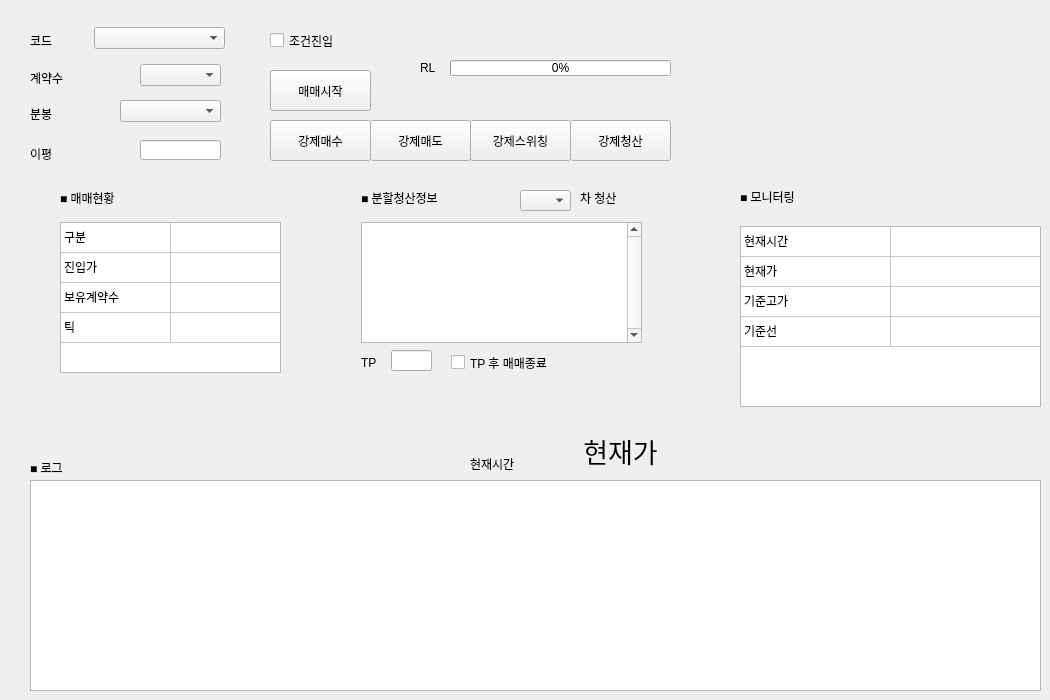
    <widget class="QWidget" name="tab">
     <attribute name="title">
      <string>이평매매</string>
     </attribute>
     <widget class="QLabel" name="time_lb_5">
      <property name="geometry">
       <rect>
        <x>30</x>
        <y>460</y>
        <width>91</width>
        <height>16</height>
       </rect>
      </property>
      <property name="text">
       <string>■ 로그</string>
      </property>
     </widget>
     <widget class="QTableWidget" name="table_tw">
      <property name="geometry">
       <rect>
        <x>60</x>
        <y>222</y>
        <width>221</width>
        <height>151</height>
       </rect>
      </property>
      <property name="verticalScrollBarPolicy">
       <enum>Qt::ScrollBarAlwaysOff</enum>
      </property>
      <property name="horizontalScrollBarPolicy">
       <enum>Qt::ScrollBarAlwaysOff</enum>
      </property>
      <property name="rowCount">
       <number>4</number>
      </property>
      <property name="columnCount">
       <number>2</number>
      </property>
      <attribute name="horizontalHeaderVisible">
       <bool>false</bool>
      </attribute>
      <attribute name="horizontalHeaderMinimumSectionSize">
       <number>34</number>
      </attribute>
      <attribute name="horizontalHeaderDefaultSectionSize">
       <number>110</number>
      </attribute>
      <attribute name="verticalHeaderVisible">
       <bool>false</bool>
      </attribute>
      <attribute name="verticalHeaderDefaultSectionSize">
       <number>30</number>
      </attribute>
      <row/>
      <row/>
      <row/>
      <row/>
      <column/>
      <column/>
      <item row="0" column="0">
       <property name="text">
        <string>구분</string>
       </property>
       <property name="font">
        <font>
         <weight>50</weight>
         <bold>false</bold>
        </font>
       </property>
      </item>
      <item row="1" column="0">
       <property name="text">
        <string>진입가</string>
       </property>
       <property name="font">
        <font>
         <weight>50</weight>
         <bold>false</bold>
        </font>
       </property>
      </item>
      <item row="2" column="0">
       <property name="text">
        <string>보유계약수</string>
       </property>
      </item>
      <item row="3" column="0">
       <property name="text">
        <string>틱</string>
       </property>
      </item>
     </widget>
     <widget class="QLabel" name="time_lb_4">
      <property name="geometry">
       <rect>
        <x>60</x>
        <y>187</y>
        <width>91</width>
        <height>21</height>
       </rect>
      </property>
      <property name="text">
       <string>■ 매매현황</string>
      </property>
     </widget>
     <widget class="QLabel" name="price_c_lb">
      <property name="geometry">
       <rect>
        <x>560</x>
        <y>430</y>
        <width>121</width>
        <height>41</height>
       </rect>
      </property>
      <property name="font">
       <font>
        <family>맑은 고딕</family>
        <pointsize>20</pointsize>
        <weight>50</weight>
        <bold>false</bold>
       </font>
      </property>
      <property name="text">
       <string>현재가</string>
      </property>
      <property name="alignment">
       <set>Qt::AlignCenter</set>
      </property>
     </widget>
     <widget class="QComboBox" name="min_cb">
      <property name="geometry">
       <rect>
        <x>120</x>
        <y>100</y>
        <width>101</width>
        <height>22</height>
       </rect>
      </property>
      <item>
       <property name="text">
        <string/>
       </property>
      </item>
      <item>
       <property name="text">
        <string>1분봉</string>
       </property>
      </item>
      <item>
       <property name="text">
        <string>2분봉</string>
       </property>
      </item>
      <item>
       <property name="text">
        <string>3분봉</string>
       </property>
      </item>
      <item>
       <property name="text">
        <string>5분봉</string>
       </property>
      </item>
      <item>
       <property name="text">
        <string>10분봉</string>
       </property>
      </item>
      <item>
       <property name="text">
        <string>15분봉</string>
       </property>
      </item>
      <item>
       <property name="text">
        <string>20분봉</string>
       </property>
      </item>
      <item>
       <property name="text">
        <string>30분봉</string>
       </property>
      </item>
      <item>
       <property name="text">
        <string>40분봉</string>
       </property>
      </item>
      <item>
       <property name="text">
        <string>50분봉</string>
       </property>
      </item>
      <item>
       <property name="text">
        <string>60분봉</string>
       </property>
      </item>
     </widget>
     <widget class="QPushButton" name="clear_pb">
      <property name="geometry">
       <rect>
        <x>570</x>
        <y>120</y>
        <width>101</width>
        <height>41</height>
       </rect>
      </property>
      <property name="text">
       <string>강제청산</string>
      </property>
     </widget>
     <widget class="QPushButton" name="mesu_pb">
      <property name="geometry">
       <rect>
        <x>270</x>
        <y>120</y>
        <width>101</width>
        <height>41</height>
       </rect>
      </property>
      <property name="text">
       <string>강제매수</string>
      </property>
     </widget>
     <widget class="QPushButton" name="medo_pb">
      <property name="geometry">
       <rect>
        <x>370</x>
        <y>120</y>
        <width>101</width>
        <height>41</height>
       </rect>
      </property>
      <property name="text">
       <string>강제매도</string>
      </property>
     </widget>
     <widget class="QLineEdit" name="ma_le">
      <property name="geometry">
       <rect>
        <x>140</x>
        <y>140</y>
        <width>81</width>
        <height>20</height>
       </rect>
      </property>
     </widget>
     <widget class="QLabel" name="label_3">
      <property name="geometry">
       <rect>
        <x>420</x>
        <y>60</y>
        <width>31</width>
        <height>16</height>
       </rect>
      </property>
      <property name="text">
       <string>RL</string>
      </property>
     </widget>
     <widget class="QLabel" name="time_lb_3">
      <property name="geometry">
       <rect>
        <x>580</x>
        <y>187</y>
        <width>61</width>
        <height>21</height>
       </rect>
      </property>
      <property name="text">
       <string>차 청산</string>
      </property>
     </widget>
     <widget class="QCheckBox" name="buy_cdt_ckb">
      <property name="geometry">
       <rect>
        <x>270</x>
        <y>30</y>
        <width>111</width>
        <height>21</height>
       </rect>
      </property>
      <property name="text">
       <string>조건진입</string>
      </property>
     </widget>
     <widget class="QComboBox" name="code_cb">
      <property name="geometry">
       <rect>
        <x>94</x>
        <y>27</y>
        <width>131</width>
        <height>22</height>
       </rect>
      </property>
     </widget>
     <widget class="QLabel" name="label_4">
      <property name="geometry">
       <rect>
        <x>30</x>
        <y>67</y>
        <width>61</width>
        <height>21</height>
       </rect>
      </property>
      <property name="text">
       <string>계약수</string>
      </property>
     </widget>
     <widget class="QProgressBar" name="rl_bar">
      <property name="geometry">
       <rect>
        <x>450</x>
        <y>60</y>
        <width>221</width>
        <height>16</height>
       </rect>
      </property>
      <property name="value">
       <number>0</number>
      </property>
      <property name="textVisible">
       <bool>true</bool>
      </property>
     </widget>
     <widget class="QComboBox" name="buy_cnt_cb">
      <property name="geometry">
       <rect>
        <x>140</x>
        <y>64</y>
        <width>81</width>
        <height>22</height>
       </rect>
      </property>
      <item>
       <property name="text">
        <string/>
       </property>
      </item>
      <item>
       <property name="text">
        <string>1</string>
       </property>
      </item>
      <item>
       <property name="text">
        <string>2</string>
       </property>
      </item>
      <item>
       <property name="text">
        <string>3</string>
       </property>
      </item>
      <item>
       <property name="text">
        <string>4</string>
       </property>
      </item>
      <item>
       <property name="text">
        <string>5</string>
       </property>
      </item>
      <item>
       <property name="text">
        <string>6</string>
       </property>
      </item>
      <item>
       <property name="text">
        <string>7</string>
       </property>
      </item>
      <item>
       <property name="text">
        <string>8</string>
       </property>
      </item>
      <item>
       <property name="text">
        <string>9</string>
       </property>
      </item>
     </widget>
     <widget class="QPushButton" name="switching_pb">
      <property name="geometry">
       <rect>
        <x>470</x>
        <y>120</y>
        <width>101</width>
        <height>41</height>
       </rect>
      </property>
      <property name="text">
       <string>강제스위칭</string>
      </property>
     </widget>
     <widget class="QTextBrowser" name="log_tb">
      <property name="geometry">
       <rect>
        <x>30</x>
        <y>480</y>
        <width>1011</width>
        <height>211</height>
       </rect>
      </property>
     </widget>
     <widget class="QLabel" name="label">
      <property name="geometry">
       <rect>
        <x>30</x>
        <y>30</y>
        <width>51</width>
        <height>21</height>
       </rect>
      </property>
      <property name="text">
       <string>코드</string>
      </property>
     </widget>
     <widget class="QTableWidget" name="clear_table_tw">
      <property name="geometry">
       <rect>
        <x>361</x>
        <y>222</y>
        <width>281</width>
        <height>121</height>
       </rect>
      </property>
      <property name="verticalScrollBarPolicy">
       <enum>Qt::ScrollBarAlwaysOn</enum>
      </property>
      <property name="horizontalScrollBarPolicy">
       <enum>Qt::ScrollBarAlwaysOff</enum>
      </property>
      <property name="rowCount">
       <number>0</number>
      </property>
      <property name="columnCount">
       <number>3</number>
      </property>
      <attribute name="horizontalHeaderVisible">
       <bool>false</bool>
      </attribute>
      <attribute name="horizontalHeaderMinimumSectionSize">
       <number>34</number>
      </attribute>
      <attribute name="horizontalHeaderDefaultSectionSize">
       <number>87</number>
      </attribute>
      <attribute name="verticalHeaderVisible">
       <bool>false</bool>
      </attribute>
      <attribute name="verticalHeaderDefaultSectionSize">
       <number>32</number>
      </attribute>
      <column>
       <property name="text">
        <string>차수</string>
       </property>
      </column>
      <column>
       <property name="text">
        <string>목표틱</string>
       </property>
      </column>
      <column>
       <property name="text">
        <string>개수</string>
       </property>
      </column>
     </widget>
     <widget class="QPushButton" name="start_pb">
      <property name="geometry">
       <rect>
        <x>270</x>
        <y>70</y>
        <width>101</width>
        <height>41</height>
       </rect>
      </property>
      <property name="text">
       <string>매매시작</string>
      </property>
     </widget>
     <widget class="QLabel" name="label_5">
      <property name="geometry">
       <rect>
        <x>30</x>
        <y>103</y>
        <width>41</width>
        <height>21</height>
       </rect>
      </property>
      <property name="text">
       <string>분봉</string>
      </property>
     </widget>
     <widget class="QLabel" name="time_lb_2">
      <property name="geometry">
       <rect>
        <x>361</x>
        <y>187</y>
        <width>161</width>
        <height>21</height>
       </rect>
      </property>
      <property name="text">
       <string>■ 분할청산정보</string>
      </property>
     </widget>
     <widget class="QLabel" name="time_lb">
      <property name="geometry">
       <rect>
        <x>470</x>
        <y>456</y>
        <width>81</width>
        <height>16</height>
       </rect>
      </property>
      <property name="text">
       <string>현재시간</string>
      </property>
     </widget>
     <widget class="QLabel" name="label_6">
      <property name="geometry">
       <rect>
        <x>30</x>
        <y>143</y>
        <width>41</width>
        <height>21</height>
       </rect>
      </property>
      <property name="text">
       <string>이평</string>
      </property>
     </widget>
     <widget class="QComboBox" name="clear_cnt_cb">
      <property name="geometry">
       <rect>
        <x>520</x>
        <y>190</y>
        <width>51</width>
        <height>21</height>
       </rect>
      </property>
      <item>
       <property name="text">
        <string/>
       </property>
      </item>
      <item>
       <property name="text">
        <string>1</string>
       </property>
      </item>
      <item>
       <property name="text">
        <string>2</string>
       </property>
      </item>
      <item>
       <property name="text">
        <string>3</string>
       </property>
      </item>
      <item>
       <property name="text">
        <string>4</string>
       </property>
      </item>
      <item>
       <property name="text">
        <string>5</string>
       </property>
      </item>
      <item>
       <property name="text">
        <string>6</string>
       </property>
      </item>
      <item>
       <property name="text">
        <string>7</string>
       </property>
      </item>
      <item>
       <property name="text">
        <string>8</string>
       </property>
      </item>
      <item>
       <property name="text">
        <string>9</string>
       </property>
      </item>
     </widget>
     <widget class="QLineEdit" name="tp_le">
      <property name="geometry">
       <rect>
        <x>391</x>
        <y>350</y>
        <width>41</width>
        <height>21</height>
       </rect>
      </property>
     </widget>
     <widget class="QLabel" name="label_12">
      <property name="geometry">
       <rect>
        <x>361</x>
        <y>352</y>
        <width>31</width>
        <height>21</height>
       </rect>
      </property>
      <property name="text">
       <string>TP</string>
      </property>
     </widget>
     <widget class="QCheckBox" name="checkBox">
      <property name="geometry">
       <rect>
        <x>451</x>
        <y>352</y>
        <width>151</width>
        <height>21</height>
       </rect>
      </property>
      <property name="text">
       <string>TP 후 매매종료</string>
      </property>
     </widget>
     <widget class="QTableWidget" name="mnt_tw_line_2">
      <property name="geometry">
       <rect>
        <x>740</x>
        <y>226</y>
        <width>301</width>
        <height>181</height>
       </rect>
      </property>
      <property name="verticalScrollBarPolicy">
       <enum>Qt::ScrollBarAlwaysOff</enum>
      </property>
      <property name="horizontalScrollBarPolicy">
       <enum>Qt::ScrollBarAlwaysOff</enum>
      </property>
      <property name="rowCount">
       <number>4</number>
      </property>
      <property name="columnCount">
       <number>2</number>
      </property>
      <attribute name="horizontalHeaderVisible">
       <bool>false</bool>
      </attribute>
      <attribute name="horizontalHeaderDefaultSectionSize">
       <number>150</number>
      </attribute>
      <attribute name="verticalHeaderVisible">
       <bool>false</bool>
      </attribute>
      <row/>
      <row/>
      <row/>
      <row/>
      <column/>
      <column/>
      <item row="0" column="0">
       <property name="text">
        <string>현재시간</string>
       </property>
      </item>
      <item row="1" column="0">
       <property name="text">
        <string>현재가</string>
       </property>
      </item>
      <item row="2" column="0">
       <property name="text">
        <string>기준고가</string>
       </property>
      </item>
      <item row="3" column="0">
       <property name="text">
        <string>기준선</string>
       </property>
      </item>
     </widget>
     <widget class="QLabel" name="time_lb_12">
      <property name="geometry">
       <rect>
        <x>740</x>
        <y>186</y>
        <width>151</width>
        <height>21</height>
       </rect>
      </property>
      <property name="text">
       <string>■ 모니터링</string>
      </property>
     </widget>
    </widget>
